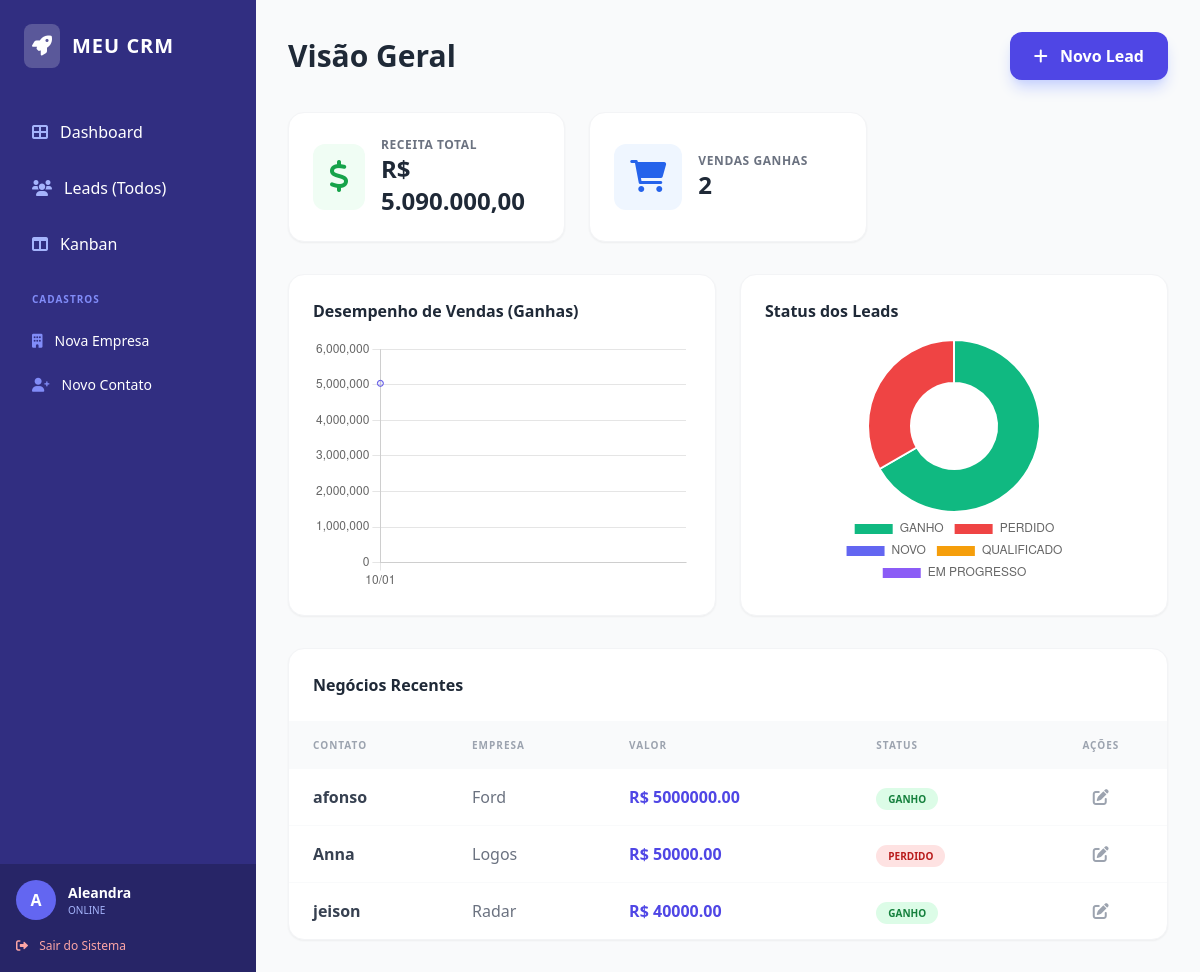
Page /crm/dashboard/ (signed in) on the committed database.
### users/models.py (models this page shows, shortened)
class CustomUser(AbstractUser):
    Cargos = (
        ('admin', 'Administrator'),
        ('vendedor', 'Vendedor'),
        ('sdr', 'SDR'),
    )
    cargo = models.CharField(max_length=20, choices=Cargos, default='vendedor')
    telefone = models.CharField(max_length=15, blank=True, null=True)
    foto = models.ImageField(upload_to='usuarios/', blank=True, null=True)

### crm/models.py (models this page shows, shortened)
class Oportunidade(models.Model):
    ESTAGIOS = [
        ('novo', 'Novo'),
        ('qualificado', 'Qualificado'),
        ('proposta', 'Proposta'),
        ('negociacao', 'Negociação'),
        ('ganho', 'Ganho'),
        ('perdido', 'Perdido'),
    ]
    titulo = models.CharField(max_length=255)
    contato = models.ForeignKey(Contato, on_delete=models.CASCADE)
    vendedor = models.ForeignKey(settings.AUTH_USER_MODEL, on_delete=models.CASCADE)
    valor = models.DecimalField(max_digits=12, decimal_places=2)
    estagio = models.CharField(max_length=20, choices=ESTAGIOS, default='novo')
    data_criacao = models.DateTimeField(auto_now_add=True)
    data_atualizacao = models.DateTimeField(auto_now=True)
    descricao = models.TextField(blank=True, null=True)

class Contato(models.Model):
    empresa = models.ForeignKey(Empresa, on_delete=models.CASCADE, related_name='contatos')
    nome = models.CharField(max_length=255)
    email = models.EmailField()
    telefone = models.CharField(max_length=20, blank=True)

class Empresa(models.Model):
    nome = models.CharField(max_length=255)
    cnpj = models.CharField(max_length=18, blank=True, null=True)
    setor = models.CharField(max_length=100, blank=True)

### crm/views.py (the view)
# urls.py: path('', lambda request: redirect('dashboard', permanent=False)),
@login_required
def dashboard(request):
    meus_negocios = Oportunidade.objects.filter(vendedor=request.user)
    vendas_ganhas_queryset = meus_negocios.filter(estagio__iexact='ganho')
    vendas_mes = vendas_ganhas_queryset.count()
    soma_total = meus_negocios.aggregate(Sum('valor'))['valor__sum'] or 0
    leads_recentes = meus_negocios.order_by('-id')[:5]
    valor_formatado = f"{soma_total:,.2f}".replace(",", "X").replace(".", ",").replace("X", ".")
    vendas_por_dia = (
        vendas_ganhas_queryset
        .annotate(dia=TruncDay('data_criacao')) # Verifique se o nome é data_criacao
        .values('dia')
        .annotate(total=Sum('valor'))
        .order_by('dia')
    )
    labels_vendas = [v['dia'].strftime('%d/%m') for v in vendas_por_dia]
    dados_vendas = [float(v['total']) for v in vendas_por_dia]
    status_counts = meus_negocios.values('estagio').annotate(total=Count('id'))
    mapping = {
        'GANHO': 0,
        'PERDIDO': 0,
        'NOVO': 0,
        'QUALIFICADO': 0,
        'EM PROGRESSO': 0
    }
    for s in status_counts:
        status_nome = s['estagio'].upper() # Converte para maiúsculo para bater com o print
        if status_nome in mapping:
            mapping[status_nome] = s['total']
    dados_status = list(mapping.values())
    labels_status = list(mapping.keys())
    context = {
        'nome_vendedor': request.user.username,
        'vendas_mes': vendas_mes,
        'valor_total': valor_formatado,
        'leads': leads_recentes,
        'labels_vendas': labels_vendas,
        'dados_vendas': dados_vendas,
        'labels_status': labels_status, # Passando os nomes dinâmicos
        'dados_status': dados_status,
    }
    return render(request, 'crm/dashboard.html', context)

### templates/crm/dashboard.html (shortened to what this page needs)
{% extends 'crm/base.html' %}
{% block content %}
<div class="flex justify-between items-center mb-8">
    <h1 class="text-3xl font-bold text-gray-800">Visão Geral</h1>
    <a href="{% url 'novo_lead' %}" class="bg-indigo-600 text-white px-6 py-3 rounded-xl font-bold shadow-lg shadow-indigo-200 hover:bg-indigo-700 transition-all hover:-translate-y-1">
        <i class="fas fa-plus mr-2"></i> Novo Lead
    </a>
</div>
<div class="grid grid-cols-1 md:grid-cols-3 gap-6 mb-8">
    <div class="bg-white p-6 rounded-2xl shadow-sm border border-gray-100 flex items-center">
        <div class="p-4 bg-green-50 text-green-600 rounded-xl mr-4">
            <i class="fas fa-dollar-sign fa-2x"></i>
        </div>
        <div class="flex flex-col">
            <p class="text-xs text-gray-500 uppercase font-bold tracking-wider">Receita Total</p>
            <h2 class="text-2xl font-bold text-gray-800">R$ {{ valor_total }}</h2>
        </div>
    </div>
    <div class="bg-white p-6 rounded-2xl shadow-sm border border-gray-100 flex items-center">
        <div class="p-4 bg-blue-50 text-blue-600 rounded-xl mr-4">
            <i class="fas fa-shopping-cart fa-2x"></i>
        </div>
        <div class="flex flex-col">
            <p class="text-xs text-gray-500 uppercase font-bold tracking-wider">Vendas Ganhas</p>
            <h2 class="text-2xl font-bold text-gray-800">{{ vendas_mes }}</h2>
        </div>
    </div>
</div>
<div class="grid grid-cols-1 lg:grid-cols-2 gap-6 mb-8">
    <div class="bg-white p-6 rounded-2xl shadow-sm border border-gray-100">
        <h3 class="font-bold text-gray-800 mb-4">Desempenho de Vendas (Ganhas)</h3>
        <canvas id="salesChart" height="200"></canvas>
    </div>
    <div class="bg-white p-6 rounded-2xl shadow-sm border border-gray-100">
        <h3 class="font-bold text-gray-800 mb-4">Status dos Leads</h3>
        <div class="max-w-[250px] mx-auto">
            <canvas id="statusChart"></canvas>
        </div>
    </div>
</div>
<div class="bg-white rounded-2xl shadow-sm border border-gray-100 overflow-hidden">
    <div class="p-6 border-b border-gray-50">
        <h3 class="font-bold text-gray-800">Negócios Recentes</h3>
    </div>
    <div class="overflow-x-auto">
        <table class="w-full text-left">
            <thead class="bg-gray-50 text-gray-400 text-[10px] uppercase font-bold tracking-widest">
                <tr>
                    <th class="px-6 py-4">Contato</th>
                    <th class="px-6 py-4">Empresa</th>
                    <th class="px-6 py-4">Valor</th>
                    <th class="px-6 py-4">Status</th>
                    <th class="px-6 py-4 text-center">Ações</th>
                </tr>
            </thead>
            <tbody class="divide-y divide-gray-50">
                {% for item in leads %}
                <tr class="hover:bg-gray-50 transition">
                    <td class="px-6 py-4 font-bold text-gray-700">{{ item.contato.nome }}</td>
                    <td class="px-6 py-4 text-gray-500">{{ item.contato.empresa.nome }}</td>
                    <td class="px-6 py-4 font-bold text-indigo-600">R$ {{ item.valor }}</td>
                    <td class="px-6 py-4">
                        <span class="px-3 py-1 rounded-full text-[10px] font-bold uppercase
                            {% if item.estagio|lower == 'ganho' %} bg-green-100 text-green-700
                            {% elif item.estagio|lower == 'perdido' %} bg-red-100 text-red-700
                            {% else %} bg-indigo-100 text-indigo-700 {% endif %}">
                            {{ item.estagio }}
                        </span>
                    </td>
                    <td class="px-6 py-4 text-center">
                        <a href="{% url 'editar_lead' item.id %}" class="text-gray-400 hover:text-indigo-600">
                            <i class="fas fa-edit"></i>
                        </a>
                    </td>
                </tr>
                {% empty %}
                <tr>
                    <td colspan="5" class="px-6 py-10 text-center text-gray-400">Nenhum negócio encontrado.</td>
                </tr>
                {% endfor %}
            </tbody>
        </table>
    </div>
</div>
<script>
    document.addEventListener('DOMContentLoaded', function() {
        // Gráfico de Linhas (Vendas)
        const ctxSales = document.getElementById('salesChart').getContext('2d');
        new Chart(ctxSales, {
            type: 'line',
            data: {
                labels: {{ labels_vendas|safe|default:"[]" }},
                datasets: [{
                    label: 'Vendas (R$)',
                    data: {{ dados_vendas|safe|default:"[]" }},
                    borderColor: '#4f46e5',
                    backgroundColor: 'rgba(79, 70, 229, 0.1)',
                    fill: true,
                    tension: 0.4
                }]
            },
            options: {
                responsive: true,
                plugins: { legend: { display: false } },
                scales: { y: { beginAtZero: true } }
            }
        });
        // Gráfico de Pizza (Status)
        const ctxStatus = document.getElementById('statusChart').getContext('2d');
        new Chart(ctxStatus, {
            type: 'doughnut',
            data: {
                labels: {{ labels_status|safe|default:"['Sem Dados']" }},
                datasets: [{
                    data: {{ dados_status|safe|default:"[1]" }},
                    backgroundColor: ['#10b981', '#ef4444', '#6366f1', '#f59e0b', '#8b5cf6']
                }]
            },
            options: {
                responsive: true,
                plugins: { legend: { position: 'bottom' } }
            }
        });
    });
</script>
{% endblock %}

### templates/crm/base.html (shortened to what this page needs)
<!DOCTYPE html>
<html lang="pt-br">
<head>
    <script src="https://cdn.tailwindcss.com"></script>
    <link href="https://cdnjs.cloudflare.com/ajax/libs/font-awesome/6.0.0/css/all.min.css" rel="stylesheet">
</head>
<body class="bg-gray-50 font-sans antialiased text-gray-900">
    <div class="flex min-h-screen">
        <aside class="w-64 bg-indigo-900 text-white flex-shrink-0 flex flex-col transition-all duration-300">
            <div class="p-6">
                <div class="flex items-center gap-3">
                    <div class="bg-white/20 p-2 rounded-lg">
                        <i class="fas fa-rocket text-xl"></i>
                    </div>
                    <span class="text-xl font-bold tracking-wider uppercase">Meu CRM</span>
                </div>
            </div>
            <nav class="flex-1 px-4 space-y-2 mt-4">
                <a href="{% url 'dashboard' %}" class="flex items-center gap-3 px-4 py-3 rounded-xl hover:bg-white/10 transition group">
                    <i class="fas fa-th-large text-indigo-300 group-hover:text-white"></i>
                    <span class="font-medium">Dashboard</span>
                </a>
                <a href="{% url 'lista_negocios' %}" class="flex items-center gap-3 px-4 py-3 rounded-xl hover:bg-white/10 transition group">
                    <i class="fas fa-users text-indigo-300 group-hover:text-white"></i>
                    <span class="font-medium">Leads (Todos)</span>
                </a>
                <a href="{% url 'kanban' %}" class="flex items-center gap-3 px-4 py-3 rounded-xl hover:bg-white/10 transition group">
                    <i class="fas fa-columns text-indigo-300 group-hover:text-white"></i>
                    <span class="font-medium">Kanban</span>
                </a>
                <div class="pt-4 pb-2 px-4 uppercase text-[10px] font-bold text-indigo-400 tracking-widest">Cadastros</div>
                <a href="{% url 'nova_empresa' %}" class="flex items-center gap-3 px-4 py-2 rounded-xl hover:bg-white/10 transition text-sm">
                    <i class="fas fa-building text-indigo-400"></i> Nova Empresa
                </a>
                <a href="{% url 'novo_contato' %}" class="flex items-center gap-3 px-4 py-2 rounded-xl hover:bg-white/10 transition text-sm">
                    <i class="fas fa-user-plus text-indigo-400"></i> Novo Contato
                </a>
            </nav>
            <div class="p-4 bg-black/20 mt-auto">
                <div class="flex items-center gap-3">
                    <div class="w-10 h-10 rounded-full bg-indigo-500 flex items-center justify-center font-bold">
                        {{ user.username|first|upper }}
                    </div>
                    <div class="flex flex-col overflow-hidden">
                        <span class="text-sm font-bold truncate">{{ user.username }}</span>
                        <span class="text-[10px] text-indigo-300 uppercase">Online</span>
                    </div>
                </div>
                <form action="{% url 'logout' %}" method="post" class="mt-3">
                    <button type="submit" class="w-full text-left text-xs text-red-300 hover:text-red-100 transition">
                        <i class="fas fa-sign-out-alt mr-2"></i> Sair do Sistema
                    </button>
                </form>
            </div>
        </aside>
        <main class="flex-1 overflow-y-auto p-8">
            {% block content %}
            {% endblock %}
        </main>
    </div>
</body>
</html>

### rows in the picture
CustomUser: username|first "A", username "Aleandra"
Oportunidade: contato.nome "afonso", contato.empresa.nome "Ford", valor "5000000.00", estagio "GANHO"
Oportunidade: contato.nome "Anna", contato.empresa.nome "Logos", valor "50000.00", estagio "PERDIDO"
Oportunidade: contato.nome "jeison", contato.empresa.nome "Radar", valor "40000.00", estagio "GANHO"

### other values in the picture
{{ valor_total }} "5.090.000,00"
{{ vendas_mes }} "2"
chart data {{ labels_vendas|safe|default:"[]" }} ['10/01']
chart data {{ dados_vendas|safe|default:"[]" }} [5040000.0]
chart data {{ dados_status|safe|default:"[1]" }} [2, 1, 0, 0, 0]
